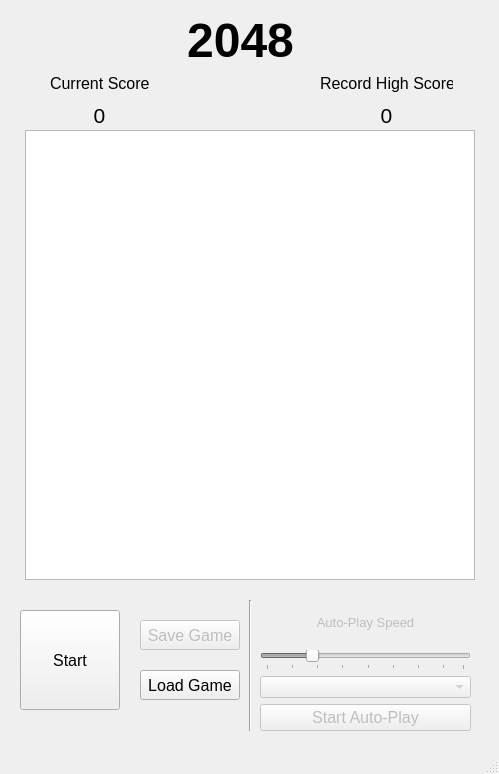
<?xml version="1.0" encoding="UTF-8"?>
<ui version="4.0">
 <class>MainWindow</class>
 <widget class="QMainWindow" name="MainWindow">
  <property name="geometry">
   <rect>
    <x>0</x>
    <y>0</y>
    <width>499</width>
    <height>774</height>
   </rect>
  </property>
  <property name="windowTitle">
   <string>MainWindow</string>
  </property>
  <widget class="QWidget" name="centralwidget">
   <widget class="QLabel" name="game_title">
    <property name="geometry">
     <rect>
      <x>180</x>
      <y>10</y>
      <width>121</width>
      <height>61</height>
     </rect>
    </property>
    <property name="font">
     <font>
      <pointsize>36</pointsize>
      <bold>true</bold>
     </font>
    </property>
    <property name="midLineWidth">
     <number>0</number>
    </property>
    <property name="text">
     <string>2048</string>
    </property>
    <property name="alignment">
     <set>Qt::AlignCenter</set>
    </property>
   </widget>
   <widget class="QGraphicsView" name="graphicsView">
    <property name="geometry">
     <rect>
      <x>25</x>
      <y>130</y>
      <width>450</width>
      <height>450</height>
     </rect>
    </property>
   </widget>
   <widget class="QPushButton" name="start_button">
    <property name="geometry">
     <rect>
      <x>20</x>
      <y>610</y>
      <width>100</width>
      <height>100</height>
     </rect>
    </property>
    <property name="font">
     <font>
      <pointsize>12</pointsize>
     </font>
    </property>
    <property name="text">
     <string>Start</string>
    </property>
   </widget>
   <widget class="QPushButton" name="save_button">
    <property name="enabled">
     <bool>false</bool>
    </property>
    <property name="geometry">
     <rect>
      <x>140</x>
      <y>620</y>
      <width>100</width>
      <height>30</height>
     </rect>
    </property>
    <property name="font">
     <font>
      <pointsize>12</pointsize>
     </font>
    </property>
    <property name="text">
     <string>Save Game</string>
    </property>
   </widget>
   <widget class="Line" name="line">
    <property name="geometry">
     <rect>
      <x>240</x>
      <y>600</y>
      <width>20</width>
      <height>131</height>
     </rect>
    </property>
    <property name="orientation">
     <enum>Qt::Vertical</enum>
    </property>
   </widget>
   <widget class="QPushButton" name="load_but">
    <property name="geometry">
     <rect>
      <x>140</x>
      <y>670</y>
      <width>100</width>
      <height>30</height>
     </rect>
    </property>
    <property name="font">
     <font>
      <pointsize>12</pointsize>
     </font>
    </property>
    <property name="text">
     <string>Load Game</string>
    </property>
   </widget>
   <widget class="QWidget" name="layoutWidget">
    <property name="geometry">
     <rect>
      <x>50</x>
      <y>70</y>
      <width>99</width>
      <height>58</height>
     </rect>
    </property>
    <layout class="QVBoxLayout" name="verticalLayout">
     <item>
      <widget class="QLabel" name="curr_score_label">
       <property name="font">
        <font>
         <pointsize>12</pointsize>
        </font>
       </property>
       <property name="text">
        <string>Current Score</string>
       </property>
      </widget>
     </item>
     <item>
      <widget class="QLabel" name="curr_score">
       <property name="font">
        <font>
         <pointsize>16</pointsize>
        </font>
       </property>
       <property name="text">
        <string>0</string>
       </property>
       <property name="alignment">
        <set>Qt::AlignCenter</set>
       </property>
      </widget>
     </item>
    </layout>
   </widget>
   <widget class="QWidget" name="layoutWidget">
    <property name="geometry">
     <rect>
      <x>320</x>
      <y>70</y>
      <width>133</width>
      <height>58</height>
     </rect>
    </property>
    <layout class="QVBoxLayout" name="verticalLayout_2">
     <item>
      <widget class="QLabel" name="record_score_label">
       <property name="font">
        <font>
         <pointsize>12</pointsize>
        </font>
       </property>
       <property name="text">
        <string>Record High Score</string>
       </property>
      </widget>
     </item>
     <item>
      <widget class="QLabel" name="record_score">
       <property name="font">
        <font>
         <pointsize>16</pointsize>
        </font>
       </property>
       <property name="text">
        <string>0</string>
       </property>
       <property name="alignment">
        <set>Qt::AlignCenter</set>
       </property>
      </widget>
     </item>
    </layout>
   </widget>
   <widget class="QWidget" name="layoutWidget">
    <property name="geometry">
     <rect>
      <x>260</x>
      <y>600</y>
      <width>211</width>
      <height>131</height>
     </rect>
    </property>
    <layout class="QVBoxLayout" name="verticalLayout_3">
     <item>
      <widget class="QLabel" name="ap_spd_label">
       <property name="enabled">
        <bool>false</bool>
       </property>
       <property name="font">
        <font>
         <pointsize>10</pointsize>
        </font>
       </property>
       <property name="text">
        <string>Auto-Play Speed</string>
       </property>
       <property name="alignment">
        <set>Qt::AlignCenter</set>
       </property>
      </widget>
     </item>
     <item>
      <widget class="QSlider" name="horizontalSlider">
       <property name="enabled">
        <bool>false</bool>
       </property>
       <property name="minimum">
        <number>1</number>
       </property>
       <property name="maximum">
        <number>40</number>
       </property>
       <property name="pageStep">
        <number>5</number>
       </property>
       <property name="value">
        <number>10</number>
       </property>
       <property name="orientation">
        <enum>Qt::Horizontal</enum>
       </property>
       <property name="tickPosition">
        <enum>QSlider::TicksBelow</enum>
       </property>
       <property name="tickInterval">
        <number>5</number>
       </property>
      </widget>
     </item>
     <item>
      <widget class="QComboBox" name="comboBox">
       <property name="enabled">
        <bool>false</bool>
       </property>
      </widget>
     </item>
     <item>
      <widget class="QPushButton" name="ap_start_button">
       <property name="enabled">
        <bool>false</bool>
       </property>
       <property name="font">
        <font>
         <pointsize>12</pointsize>
        </font>
       </property>
       <property name="text">
        <string>Start Auto-Play</string>
       </property>
      </widget>
     </item>
    </layout>
   </widget>
  </widget>
  <widget class="QMenuBar" name="menubar">
   <property name="geometry">
    <rect>
     <x>0</x>
     <y>0</y>
     <width>499</width>
     <height>22</height>
    </rect>
   </property>
  </widget>
  <widget class="QStatusBar" name="statusbar"/>
 </widget>
 <resources/>
 <connections/>
</ui>
